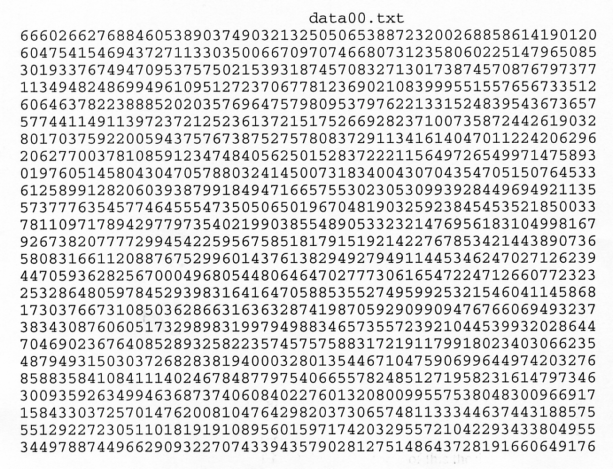
%> input picture Co-relation_and_matching_pixels/part_2/data00.pgm, 613 x 469 px
$ octave match_spatial_filter.m   (GNU Octave 9; MATLAB toolbox functions it lacks are replaced by stand-ins)
%> lines starting %> are read from the running program, lines starting %| are printed output that depends on the picture
%{
This program finds the instances of each of the 10 templates I have created in the
previous step (part_1) using basic correlation only. It produce 10 plots (or images),
one for each digit, with an “X” at the positions of the corresponding digits.
You will get the 10 plots/images in the 'out' folder.
Templates are inside the 'template' folder.
%}

clear;
pkg load image;
tic()

% Reading and inverting the input image.
f = double(255-imread("data00.pgm"));
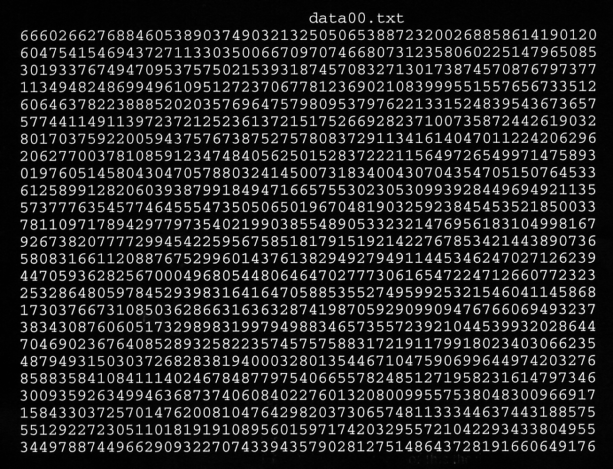
%> f: size 469x613 double; min 0, max 250, mean 36.1

% Remove the top region (the file name) from the input image.
[f_height f_width] = size(f);
%> f_height = 469; f_width = 613
f = f(24:1:f_height,1:1:f_width);
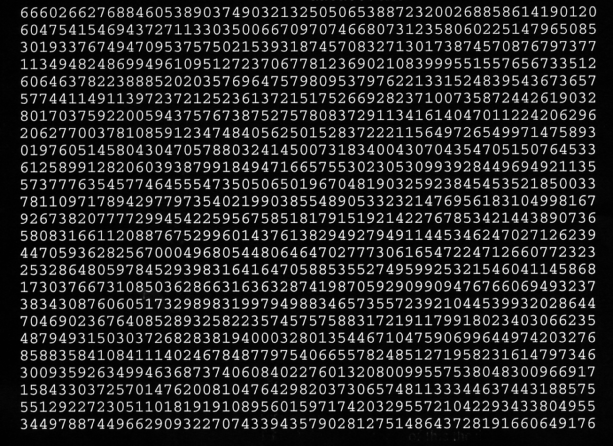
%> f: size 446x613 double; min 0, max 250, mean 37.6

% Doing the basic correlation to find the instances of each digit.
for i = 0:1:9 % For each templates (0-9).

%> (the run ends here)

$ run again, with Co-relation_and_matching_pixels/part_2/data01.pgm copied over Co-relation_and_matching_pixels/part_2/data00.pgm
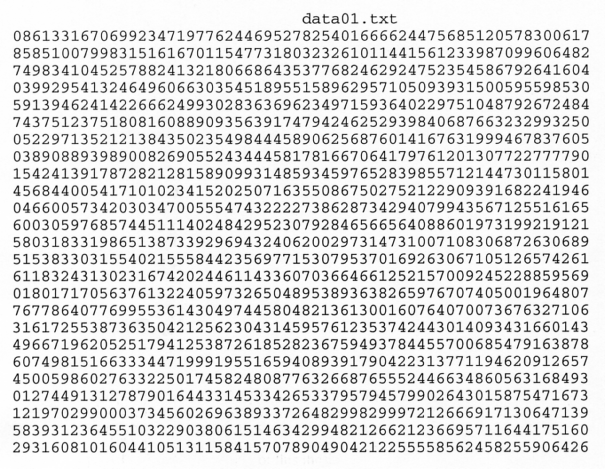
%> input picture Co-relation_and_matching_pixels/part_2/data01.pgm, 605 x 469 px
%> `f = double(255-imread("data00.pgm"));`:
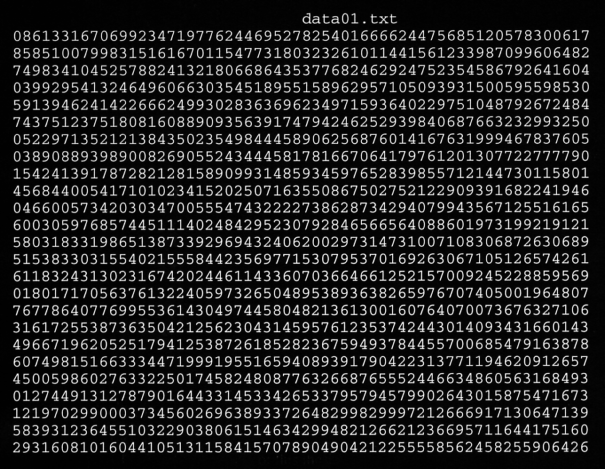
%> f: size 469x605 double; min 0, max 250, mean 35.9
%> `f = f(24:1:f_height,1:1:f_width);`:
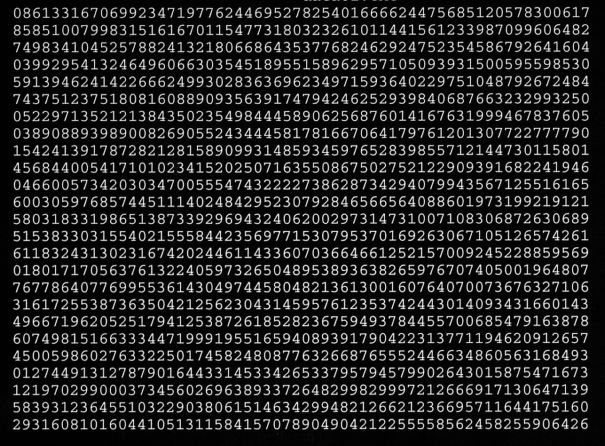
%> f: size 446x605 double; min 0, max 250, mean 37.5
